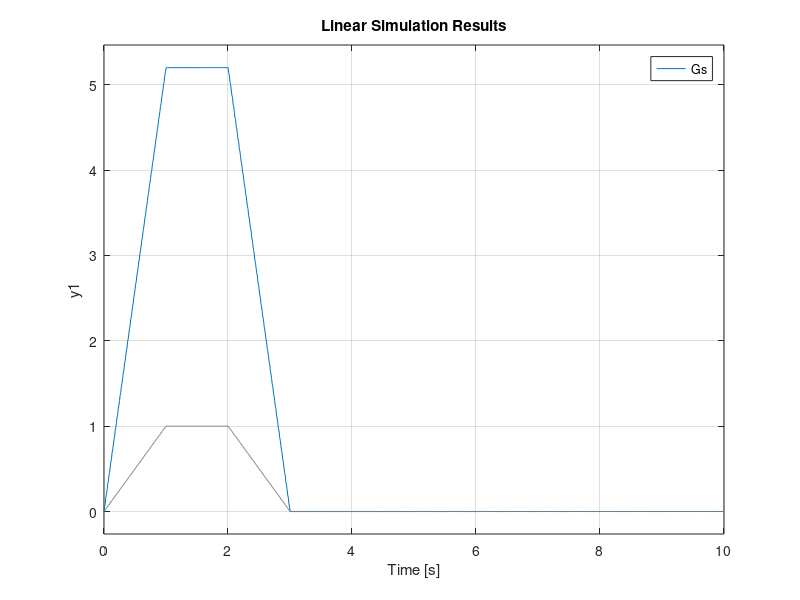
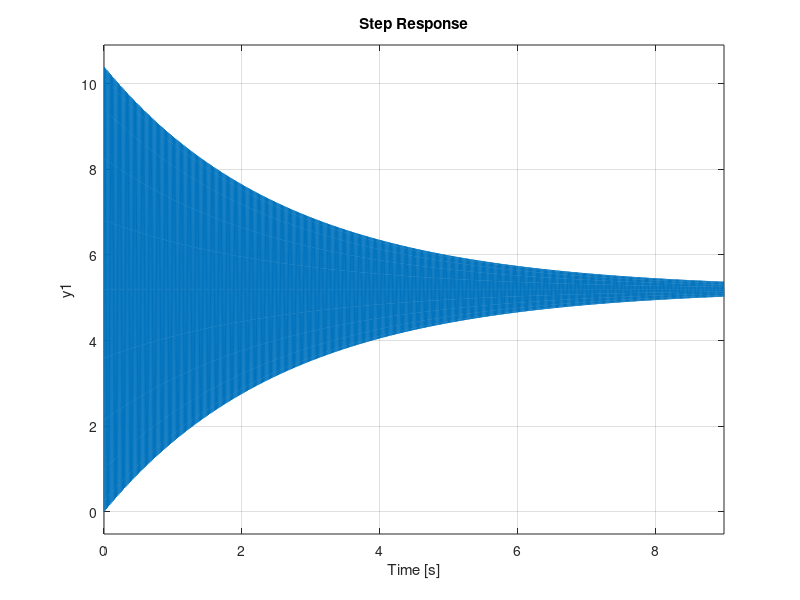

Here is the MATLAB script that generated these plots, in order:
clear,clc,close all

K = 5.2;
Wn = 60*2*pi;
zeta = 0.001;

Gs = tf(K*Wn^2,[1, 2*zeta*Wn, Wn^2])
t = linspace(0,10,1000);

u = zeros(size(t));
u(0<=t & t<1) = t(0<=t & t<1);
u(1<=t & t<2) = 1;
u(2<=t & t<3) = 1-u(0<=t & t<1);


figure
lsim(Gs,u,t)

figure
step(Gs)